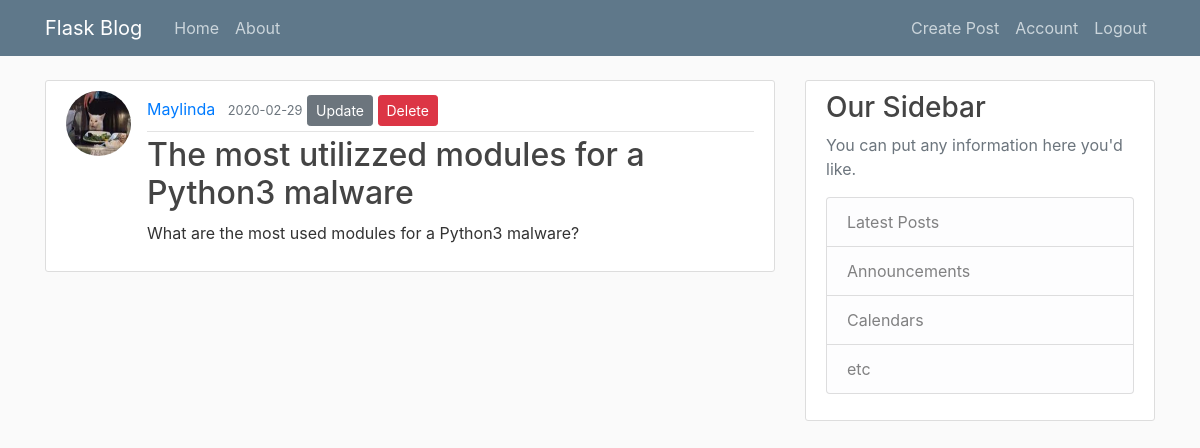
/post/17 (signed in), run on an earlier commit of the app's database.
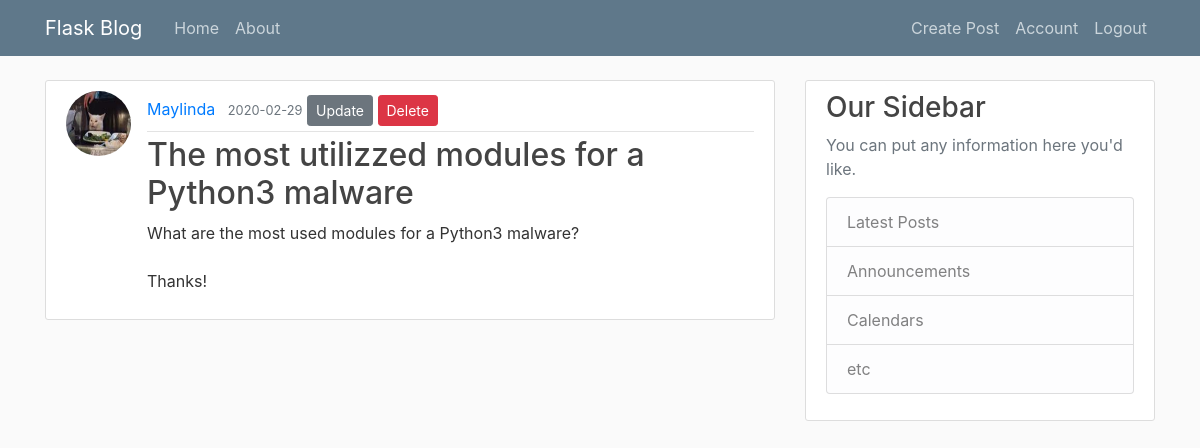
And on a later commit of the database.
### flask_sample/models.py (models this page shows, shortened)
class Post(db.Model):
	id = db.Column(db.Integer, primary_key=True)
	title = db.Column(db.String(60), nullable=False)
	date_posted = db.Column(db.DateTime, nullable=False, default=datetime.datetime.utcnow)
	content = db.Column(db.Text, nullable=False)
	user_id = db.Column(db.Integer, db.ForeignKey('user.id'), nullable=False)

### flask_sample/posts/routes.py (the view)
@posts.route('/post/<int:post_id>')
@login_required # Restricted route which requires users to login.
def post(post_id):
	post = Post.query.get_or_404(post_id)
	return render_template('post.html', title=post.title, post = post)

### flask_sample/models.py (called while the page is built)
@login_manager.user_loader
def load_user(user_id):
	return User.query.get(int(user_id))

### flask_sample/templates/post.html (shortened to what this page needs)
{% extends 'layout.html' %}
{% block webpage_content %}
	<article class="media content-section">
		<img class="rounded-circle article-img" src="{{ url_for('static', filename='profile/' + post.author.image_file) }}">
	  <div class="media-body">
	    <div class="article-metadata">
	      <a class="mr-2" href="#">{{ post.author.username }}</a>
	      <small class="text-muted">{{ post.date_posted.strftime('%Y-%m-%d') }}</small>
	      {% if post.author == current_user %}
	      		<a class="btn btn-secondary btn-sm mt-1 mb-1" href="{{ url_for('posts.update_post', post_id=post.id) }}">Update</a>
	      		<button class="btn btn-sm btn-danger md-1" data-toggle="modal" data-target="#deleteModal" >Delete</button>
	      {% endif %}
	    </div>
	    <h2 class="article-title">{{ post.title }}</h2>
	    <p class="article-content">{{ post.content }}</p>
	  </div>
	</article>
{% endblock webpage_content %}

What changed in the data, as far as the page shows it:
changed Post "The most utilizzed modules for a Python3 malware": content "What are the most used modules for a Python3 malware?" → "What are the most used modules for a Python3 malware? Thanks!"
